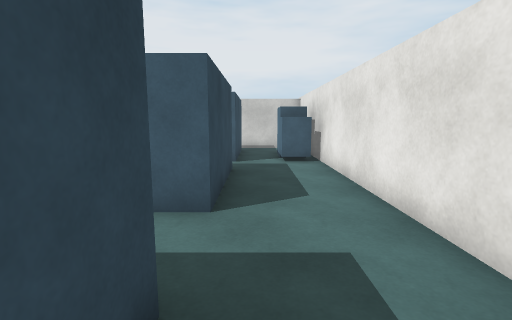
[1] (above)

23 first-person views from a walk through a Unity game level. The camera is 1.4 m above the floor, tilts 8° down and sees 85° across. The floor is counted in squares, 1 m on a side. Each view is taken from the middle of a square. On the plan, view 1 faces up. The plan holds only what a view shows up to about 14 squares ahead; the rest is blank. The player is left out. Surface patterns are stand-ins for the level's own textures.

[2]
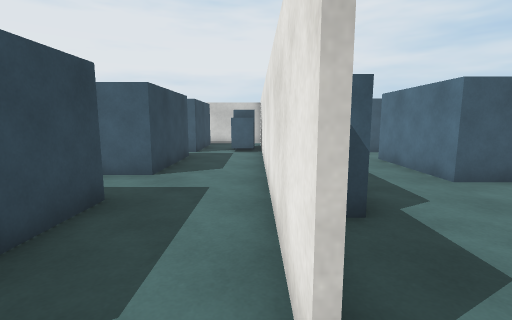

[3]
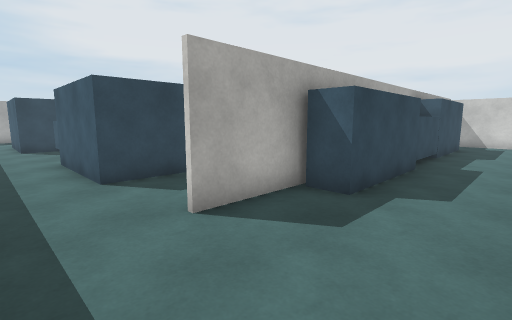

[4]
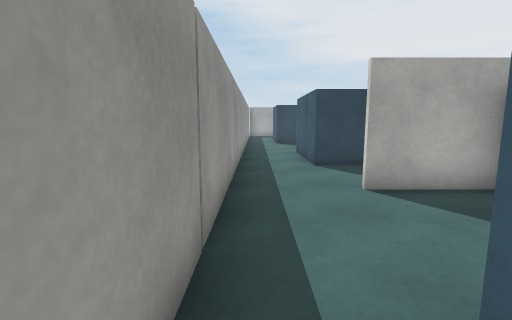

[5]
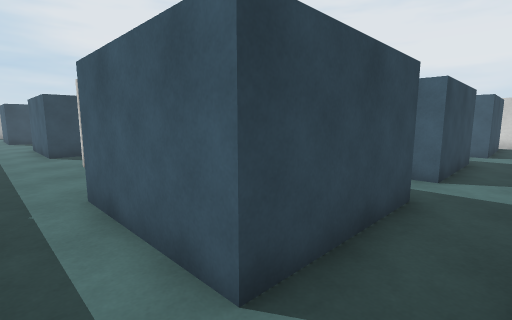

[6]
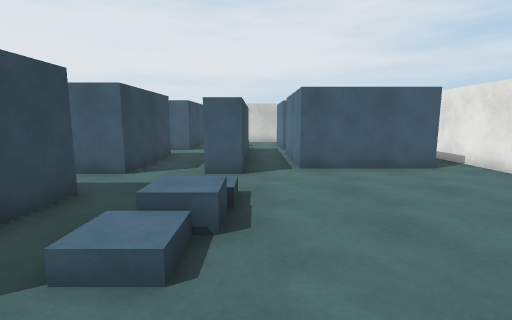

[7]
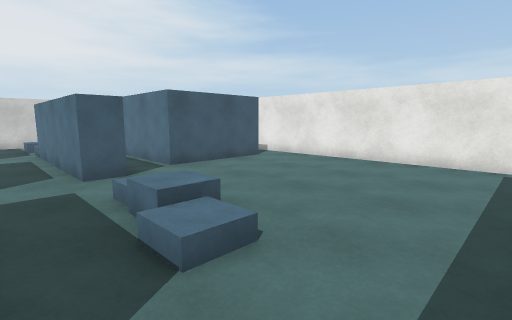

[8]
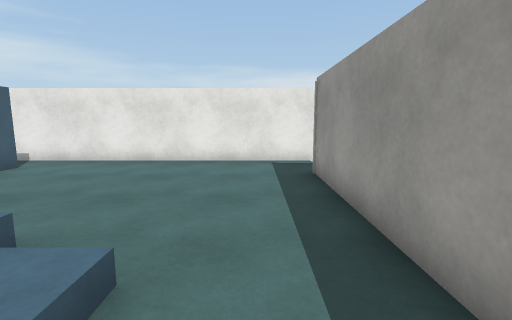

[9]
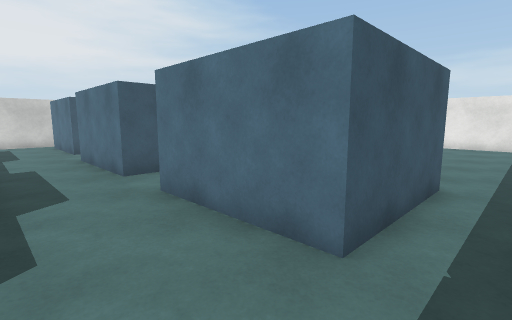

[10]
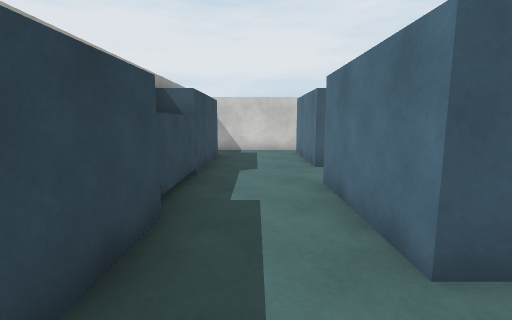

[11]
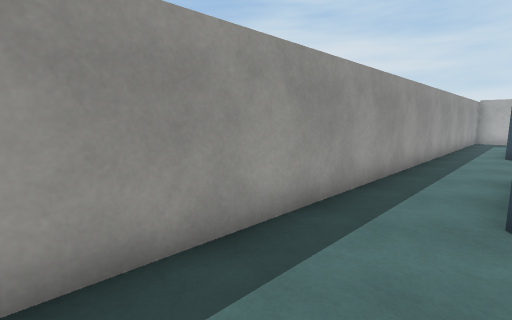

[12]
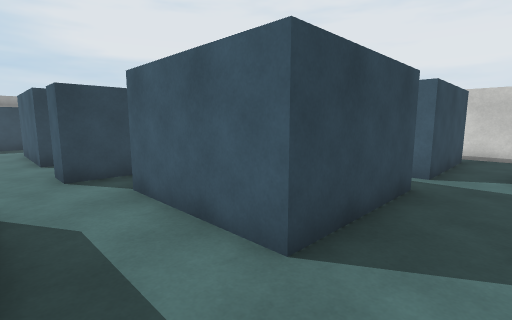

[13]
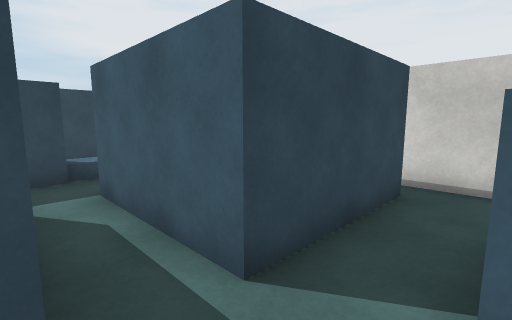

[14]
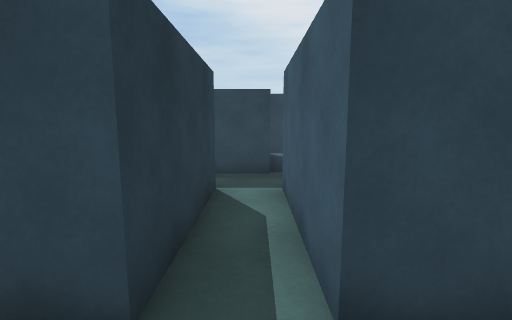

[15]
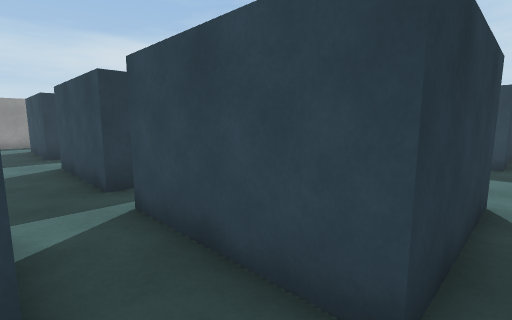

[16]
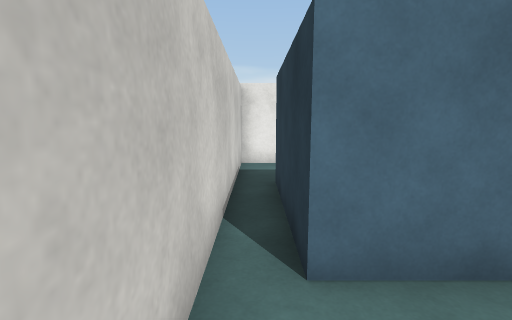

[17]
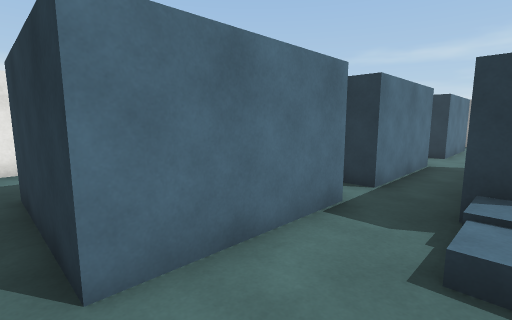

[18]
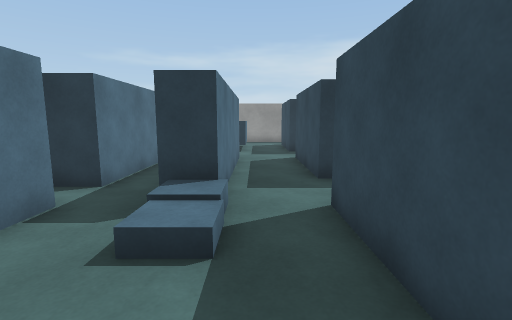

[19]
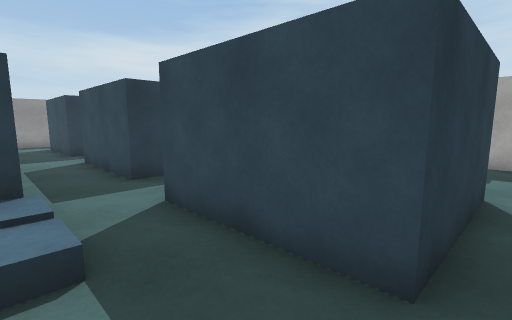

[20]
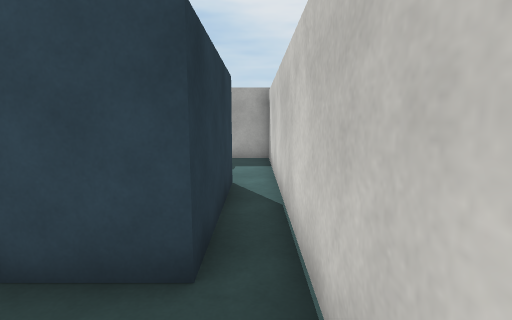

[21]
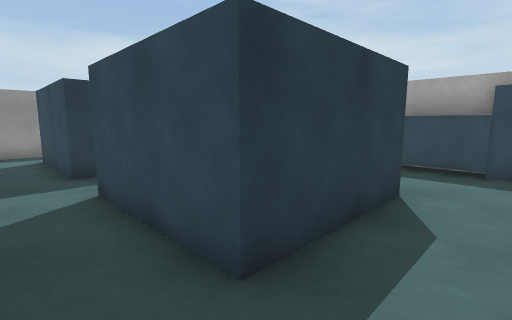

[22]
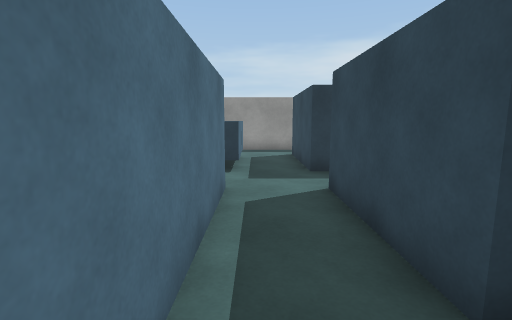

[23]
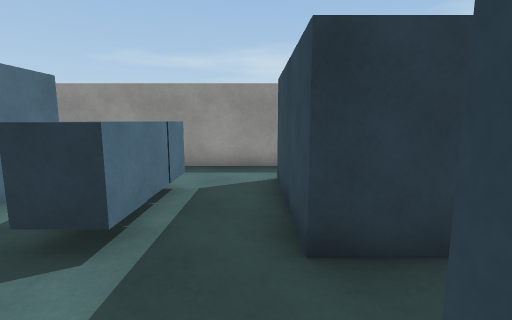

### Floor plan
Ten units are one square. View 1 is at (0, 0); x grows to the right and y downward. Boxes are objects, and circles mark ways between rooms. Rooms are numbered by the first view taken in them; rooms with no view inside come last. Other rooms are left out.
<svg viewBox="-141 -150 354 206">
<path fill="none" stroke="#000" d="M36 -50 36 -9 25 -9M-11 -18 -7 -18 -7 22 -47 22M24 -12 24 19M65 -33 65 -74M23 19 23 -95M-47 -18 -41 -18M-47 -82 -7 -82 -7 -42 -47 -42M68 -96 68 -134M23 -125 23 -145 -56 -145M65 27 65 -14M34 -125 34 -54M-64 -94 -64 -79M-47 -135 -7 -135 -7 -96 -47 -96M-64 46 65 46M70 -145 31 -145M105 -14 105 27 65 27M137 -55 137 -33 126 -33 126 -94M125 46 185 46M194 -42 153 -42 153 -82M105 -74 105 -33 65 -33M208 51 208 -36M108 -96 99 -96M65 46 75 46M76 -96 68 -96M-56 -145 -135 -145M-74 -94 -64 -94M-47 -96 -47 -135M-134 -135 -93 -135 -93 -94M-110 -13 -95 -13 -95 27 -126 27M-64 -49 -64 -33 -74 -33 -74 -94M-47 -42 -47 -82M-47 22 -47 -18M-136 -73 -95 -73 -95 -33 -136 -33M-134 46 -64 46"/>
<rect x="5" y="-115" width="20" height="20" fill="#bbb"><title>other object</title></rect>
<rect x="5" y="-125" width="20" height="20" fill="#bbb"><title>other object</title></rect>
<rect x="-75" y="5" width="10" height="20" fill="#bbb"><title>other object</title></rect>
<rect x="-75" y="-5" width="10" height="10" fill="#bbb"><title>other object</title></rect>
<rect x="-75" y="-15" width="10" height="10" fill="#bbb"><title>other object</title></rect>
<circle cx="65" cy="-85" r="3" fill="#2a7"/>
<circle cx="70" cy="-20" r="3" fill="#2a7"/>
<circle cx="70" cy="40" r="3" fill="#2a7"/>
<circle cx="-50" cy="-140" r="3" fill="#2a7"/>
<circle cx="-40" cy="-30" r="3" fill="#2a7"/>
<circle cx="-60" cy="35" r="3" fill="#2a7"/>
<circle cx="-80" cy="-100" r="3" fill="#2a7"/>
<text x="10" y="-40">1</text>
<text x="140" y="-10">2</text>
<text x="-80" y="-130">3</text>
<text x="-90" y="-20">4</text>
</svg>
Room 1 opens to room 2. Room 1 opens to room 3. Room 1 opens to room 4. Room 3 opens to room 4.

Where each view was taken, in squares from view 1:
view 1: 0 up, 0 right, facing up
view 2: 3 down, 2 right, facing up
view 3: 4 down, 6 right, facing up-left
view 4: 4 down, 8 right, facing left
view 5: 4 down, 12 right, facing up-left
view 6: 4 down, 14 right, facing up
view 7: 4 down, 11 right, facing up-right
view 8: 3 down, 11 right, facing right
view 9: 4 down, 4 right, facing up-right
view 10: 1 up, 5 right, facing up
view 11: 2 down, 4 right, facing down-left
view 12: 2 up, 1 right, facing up-left
view 13: 8 up, 1 right, facing up-left
view 14: 9 up, 1 right, facing left
view 15: 14 up, 1 right, facing down-left
view 16: 14 up, 7 left, facing right
view 17: 14 up, 7 left, facing down-right
view 18: 14 up, 8 left, facing down
view 19: 14 up, 7 left, facing down-left
view 20: 14 up, 7 left, facing left
view 21: 9 up, 8 left, facing down-left
view 22: 9 up, 8 left, facing down
view 23: 4 up, 9 left, facing down
